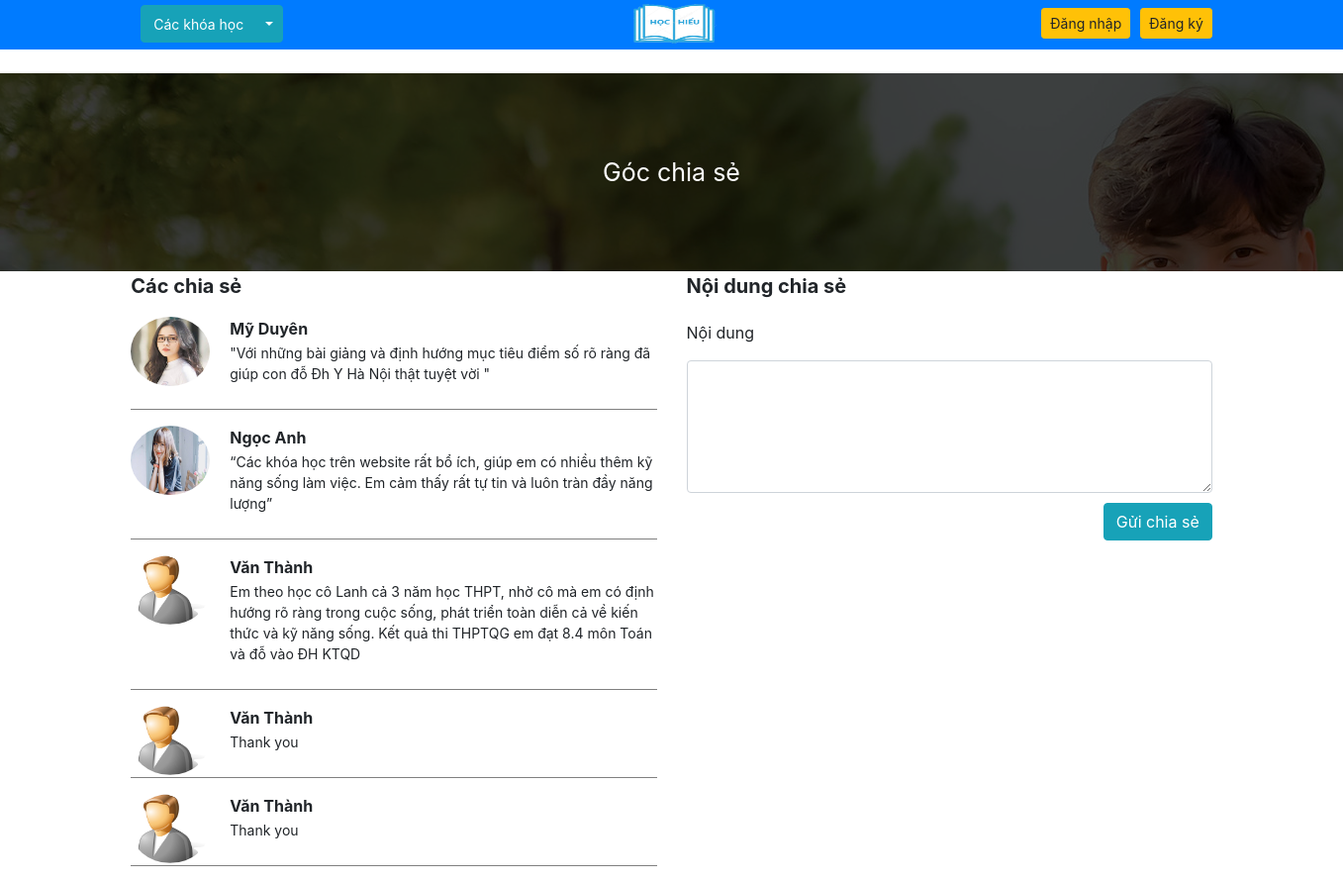
The app's page /chiase.php with its own data.
### tables this page shows
CREATE TABLE `setting` (
  `logo` varchar(250) NOT NULL,
  `email` varchar(250) NOT NULL,
  `sdt` int(11) NOT NULL
);

CREATE TABLE `share` (
  `id_share` int(11) NOT NULL,
  `id_user` int(11) NOT NULL,
  `content` text NOT NULL,
  `status` int(11) NOT NULL,
  `date_time` datetime NOT NULL
);

CREATE TABLE `users` (
  `id_user` int(11) NOT NULL,
  `username` varchar(200) NOT NULL,
  `password` varchar(200) NOT NULL,
  `name` varchar(200) NOT NULL,
  `phone_numbers` int(11) NOT NULL,
  `email` varchar(200) NOT NULL,
  `birthday` date NOT NULL,
  `address` varchar(250) NOT NULL,
  `gender` int(11) NOT NULL,
  `image` varchar(250) NOT NULL,
  `role_id` int(11) NOT NULL,
  `status` int(11) NOT NULL
);

### commont/connect.php (called while the page is built, shortened)
<?php
$hostname='localhost';
$username='root';
$password='';
$database='duan1';
$options = array(PDO::MYSQL_ATTR_INIT_COMMAND => "SET NAMES utf8");
try
{
  $conn= new PDO("mysql:host=$hostname;dbname=$database",$username,$password,$options);
  $conn->setAttribute(PDO::ATTR_ERRMODE,PDO::ERRMODE_EXCEPTION);
		$sqlshare="select * from share order by id_share desc ";
		$queryshare=$conn->prepare($sqlshare);
		$queryshare->execute();
		$rowshare= $queryshare->fetchAll(PDO::FETCH_ASSOC);
		 $sqlsetting ="select * from setting ";
		$querysetting =$conn->prepare($sqlsetting);
		$querysetting->execute();
		$rowsetting = $querysetting->fetch(PDO::FETCH_ASSOC);
 function users($id){
	  global $conn;
		$sql="select * from users where id_user={$id} ";
		$query=$conn->prepare($sql);
		$query->execute();
		$row= $query->fetch(PDO::FETCH_ASSOC);
    return $row;
		}
  } catch(Exception $e){
	echo $e.getMessage();
}
 ?>

### chiase.php (the view, shortened to what this page needs)
<?php require "./commont/connect.php" 	;
 session_start(); ?>
<!DOCTYPE html>
<html>
<head>
		<link rel="stylesheet" href="css.css">
		<link rel="stylesheet" href="public/css/bootstrap.min.css">
</head>
<body>
    <?php include_once '_share/client/header.php' ?>
		<div style="background-image: url(image/5.jpg);width:100%;height:200px;">
				<div style="background-image: url(image/Untitled-1.png);width:100%;height:200px;">
				<p style=" color: white;line-height:200px;text-align:center;font-size: 25px">
					Góc chia sẻ
				</p>
			</div>
		</div>
		<?php
		$sqlchiase="select * from share where status='1' or status='2' order by id_share desc limit 5  ";
		$querychiase=$conn->prepare($sqlchiase);
		$querychiase->execute();
		$rowchiase=$querychiase->fetchAll(PDO::FETCH_ASSOC);
		 ?>
		<div class="row" style="width:1347px;margin: auto">
			<div class="col-md-5 offset-md-1">
				<p style="font-weight: bold;font-size: 20px;">Các chia sẻ</p>
				<div>
			<?php foreach ($rowchiase as $value){ $idnguoidung=$value['id_user'];?>
					<div style="width:100%;background: none;margin-top: 5px">
						<img src="public/images/user/<?php echo users($idnguoidung)['image'] ?>" alt="" style="width:80px;height:70px;border-radius: 100%;float: left;">
						<p style="margin-left: 100px;height:10px;font-weight: bold"><?php echo users($idnguoidung)['name'] ?></p>
						<p style="margin-left: 100px;font-size: 14px"><?php echo $value['content'] ?></p>
						<p style="height:1px;background:gray;width:100%;margin-top: 25px"></p>
					</div>
				<?php }  ?>
				</div>
			</div>
			<div class="col-md-5">
				<form action="" method="POST" accept-charset="utf-8">
				<p style="font-weight: bold;font-size: 20px">Nội dung chia sẻ</p>
				<p style="margin-top:20px">Nội dung</p>
				<textarea rows="5" name="ndchiase" class="form-control" ></textarea>
				<button type="submit" class="btn btn-info" style="float: right;margin-top: 10px">Gửi chia sẻ</button>
			</form>
			</div>
		</div>
</body>
</html>

### _share/client/header.php (shortened to what this page needs)
	<div class="header2">
	<div class="row" style="width:1347px;margin: auto">
		<div class="col-md-4 offset-md-1" style="background: none;">
					<div class="btn-group" style="margin-top: 5px;margin-left: 10px">
						  <button type="button" class="btn btn-info" style="font-size: 14px">
						  Các khóa học</button>
						  <button type="button" class="btn btn-info dropdown-toggle dropdown-toggle-split" data-toggle="dropdown" aria-haspopup="true" aria-expanded="false">
						  </button>
						</div>
		</div>
			<div class="col-md-2"><a href="index.php"><img src="image/<?php echo $rowsetting['logo'] ?>" style="width:100px;height:50px;margin-left: 50px"></a>
		</div>
		<div class="col-md-4" style="background: none;">
			<?php if (!isset($_SESSION['account'])){?>
					<a href="dangky.php" class="btn btn-warning btn-sm" style="float: right;margin-left: 10px;margin-top: 8px">Đăng ký</a>
					<a href="dangnhap.php" class="btn btn-warning btn-sm" style="float: right;margin-top: 8px">Đăng nhập</a>
				<?php } ?>
		</div>
	</div>
</div>

### css.css (style rules this page uses)
* { margin:0px;padding:0px;box-sizing: border-box; }
.header2 { height: 50px;width: 100%;background: #007bff;margin-bottom: 0px;margin: auto }

### records on screen
setting: logo (picture)
share: id_user.image (picture), id_user.name "Mỹ Duyên", content "\"Với những bài giảng và định hướng mục tiêu điểm số rõ ràng đã giúp con đỗ Đh Y Hà Nội thật tuyệt vời \""
share: id_user.image (picture), id_user.name "Ngọc Anh", content "“Các khóa học trên website rất bổ ích, giúp em có nhiều thêm kỹ năng sống làm việc. Em cảm thấy rất tự tin và luôn tràn đầy năng lượng”"
share: id_user.image (picture), id_user.name "Văn Thành", content "Em theo học cô Lanh cả 3 năm học THPT, nhờ cô mà em có định hướng rõ ràng trong cuộc sống, phát triển toàn diễn cả về kiến thức và kỹ năng sống. Kết quả thi THPTQG em đạt 8.4 môn Toán và đỗ vào ĐH KTQD"
share: id_user.image (picture), id_user.name "Văn Thành", content "Thank you"
share: id_user.image (picture), id_user.name "Văn Thành", content "Thank you"
